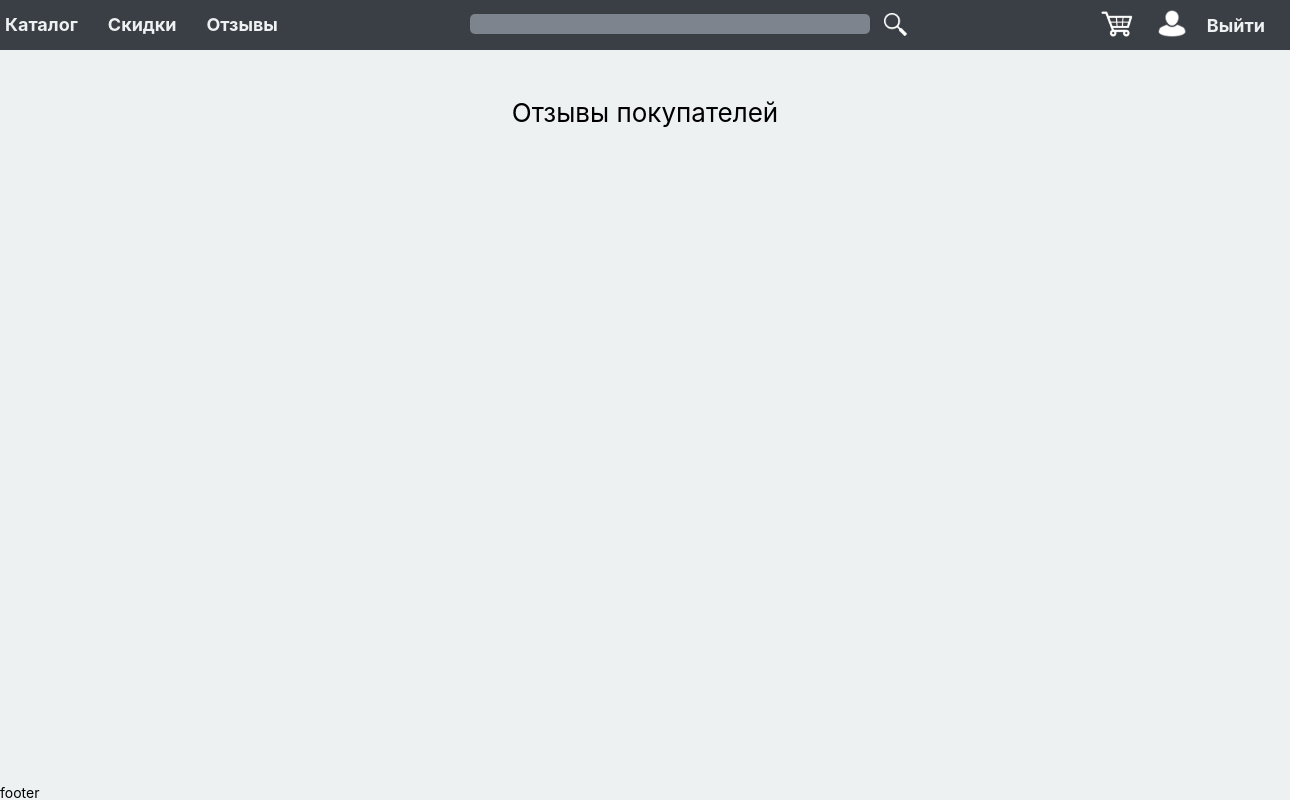
The page /show-review/ (signed in) on the database as committed earlier.
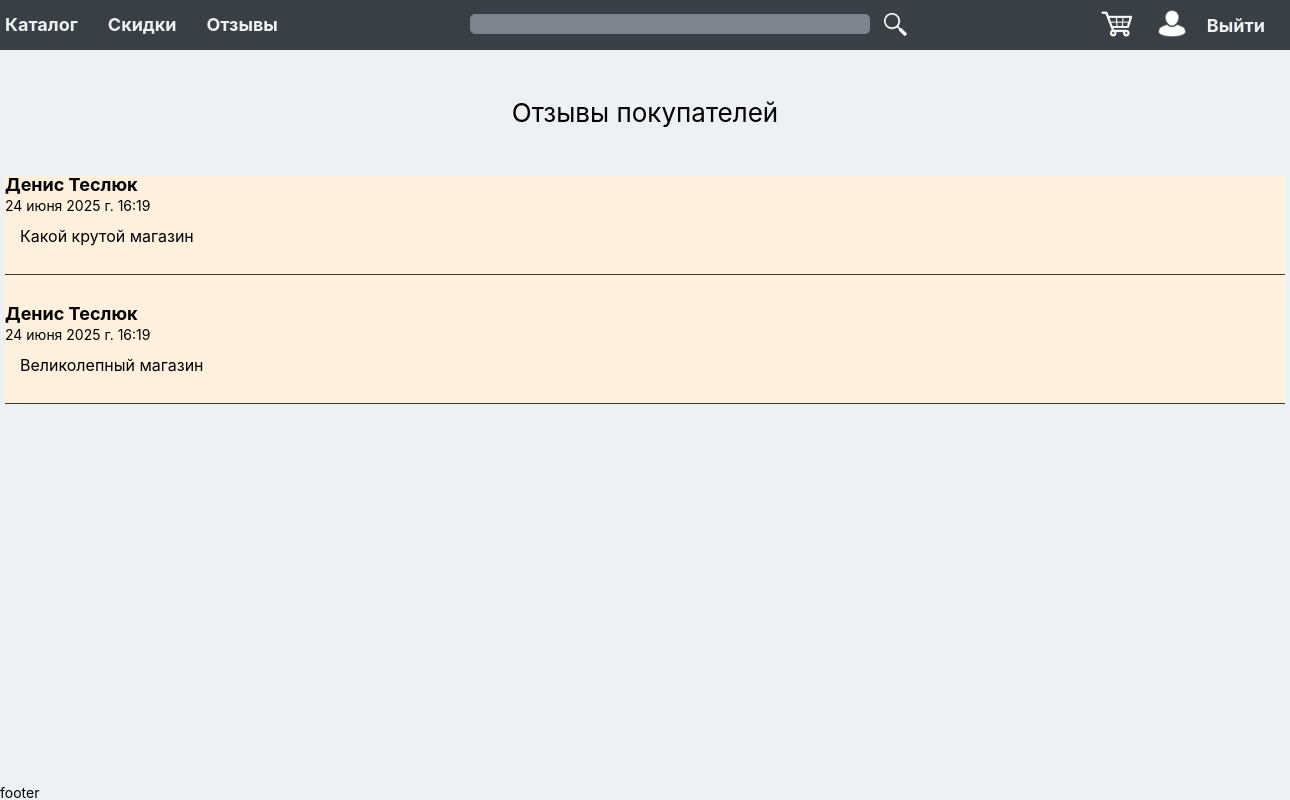
The same page on the database as committed later.
### denisshop/models.py (models this page shows, shortened)
class Review(models.Model):
    content = models.TextField(verbose_name='Содержание')
    key = models.OneToOneField('Key', on_delete=models.CASCADE, null=True,
                               blank=True, related_name='review')
    time_create = models.DateTimeField(auto_now_add=True)
    time_update = models.DateTimeField(auto_now=True)
    class Meta:
        verbose_name = 'Отзыв'
        verbose_name_plural = 'Отзывы'

class Key(models.Model):
    key = models.CharField(max_length=64, unique=True, verbose_name='Ключ')
    slug = models.SlugField(max_length=64, blank=True, unique=True)
    game = models.ForeignKey('Game', on_delete=models.CASCADE, verbose_name='Игра', related_name='keys')
    user = models.ForeignKey(get_user_model(), on_delete=models.DO_NOTHING,
                             null=True, blank=True, default=None, verbose_name='Владелец')
    class Meta:
        verbose_name = 'Ключ'
        verbose_name_plural = 'Ключи'

### denisshop/views.py (the view)
# urls.py: path('show-review/', views.show_review, name='show_review'),
def show_review(request):
    if request.GET.get('choice') == 'my':
        review_list = Review.objects.filter(key__user = request.user)
    else:
        review_list = Review.objects.all()
    data = {
        'title':'Отзывы',
        'review_list':review_list
    }
    return render(request, 'denisshop/show_review.html', data)

### denisshop/context_processors.py (called while the page is built)
def get_menu(request):
    return {'menu':menu}

### denisshop/templates/denisshop/show_review.html
{% extends 'base.html' %}
{% block content %}
<div class="review-list-title">Отзывы покупателей</div>
<ul class="review-list">
{% for r in review_list %}
    <li class="review-list-item">
        {% include 'denisshop/includes/review_list.html' %}
    </li>
{% endfor %}
</ul>
{% endblock %}

### denisshop/templates/denisshop/includes/review_list.html
{% if r.key.user.first_name and r.key.user.last_name %}
    <div class="game-review-name">{{r.key.user.first_name}} {{r.key.user.last_name}}</div>
{% else %}
    <div class="game-review-name">{{r.key.user.username}}</div>
{% endif %}
    <div class="game-review-date">{{r.time_create}}</div>
    <div class="game-review-content">{{r.content}}</div>

Rows that differ between the two databases and show on the page:
added Review: key.user.first_name "Денис", key.user.last_name "Теслюк", time_create "24 июня 2025 г. 16:19", content "Какой крутой магазин"
added Review: key.user.first_name "Денис", key.user.last_name "Теслюк", time_create "24 июня 2025 г. 16:19", content "Великолепный магазин"
